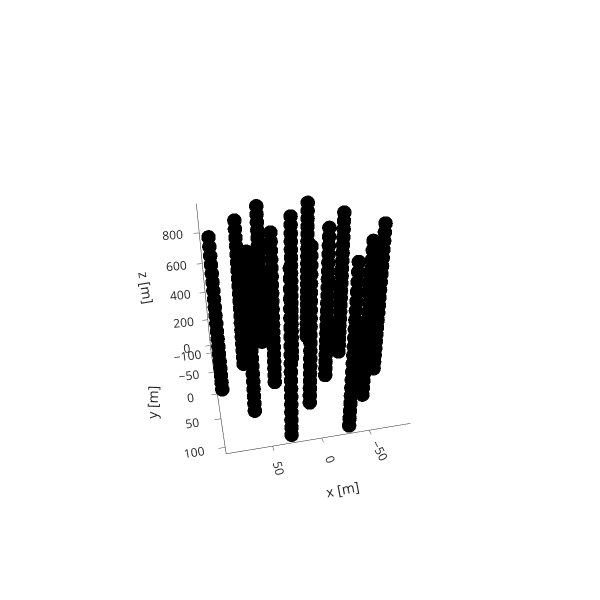

Write notebook code for a chart like this one.
### Code cell
get_detector_scatter3ds(detector)

### Figure 1 — Plotly figure (JSON) as saved in the notebook; plotly's stock layout.template omitted (floating-point values rounded to 4 significant figures; data arrays with more than 128 entries replaced by an {"elided": "..."} marker saying what was removed)
{"data": [{"marker": {"color": "black", "colorscale": [[0, "#440154"], [0.1111, "#482878"], [0.2222, "#3e4989"], [0.3333, "#31688e"], [0.4444, "#26828e"], [0.5556, "#1f9e89"], [0.6667, "#35b779"], [0.7778, "#6ece58"], [0.8889, "#b5de2b"], [1, "#fde725"]], "opacity": 0.4, "size": 5}, "mode": "markers", "name": "modules", "type": "scatter3d", "x": {"elided": "4480 int values"}, "y": {"elided": "4480 float values"}, "z": {"elided": "4480 int values"}}], "layout": {"autosize": false, "dragmode": "zoom", "height": 600, "scene": {"aspectmode": "auto", "aspectratio": {"x": 1, "y": 1, "z": 1}, "camera": {"center": {"x": 0, "y": 0, "z": 0}, "eye": {"x": 0.5741, "y": 2.443, "z": 1.349}, "projection": {"type": "perspective"}, "up": {"x": 0, "y": 0, "z": 1}}, "dragmode": "turntable", "xaxis": {"title": {"text": "x [m]"}, "type": "linear"}, "yaxis": {"title": {"text": "y [m]"}, "type": "linear"}, "zaxis": {"title": {"text": "z [m]"}, "type": "linear"}}, "showlegend": false, "width": 600}}
